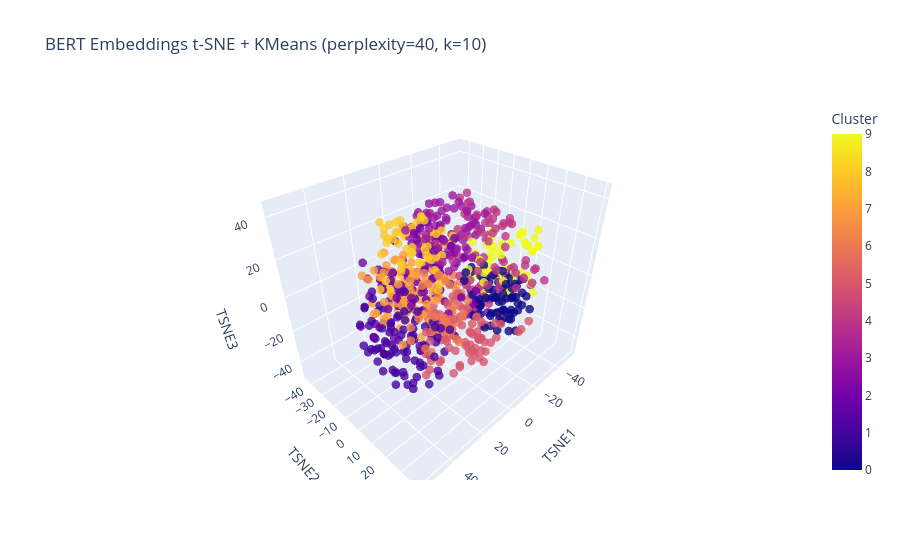

This figure's notebook cell:
### Code cell
vis_df = visualize_tsne_clusters_from_csv(
    csv_path="logic/results/bert_embeddings.csv",
    perplexity=40,
    n_clusters=10,
    max_points=800,
)

### Figure 1 — Plotly figure (JSON) as saved in the notebook; plotly's stock layout.template omitted (floating-point values rounded to 4 significant figures; data arrays with more than 128 entries replaced by an {"elided": "..."} marker saying what was removed)
{"data": [{"customdata": {"elided": "800x1 str values"}, "hovertemplate": "TSNE1=%{x}<br>TSNE2=%{y}<br>TSNE3=%{z}<br>text=%{customdata[0]}<br>Cluster=%{marker.color}<extra></extra>", "legendgroup": "", "marker": {"color": {"elided": "800 int values"}, "coloraxis": "coloraxis", "opacity": 0.8, "size": 5, "symbol": "circle"}, "mode": "markers", "name": "", "scene": "scene", "showlegend": false, "type": "scatter3d", "x": {"elided": "800 float values"}, "y": {"elided": "800 float values"}, "z": {"elided": "800 float values"}}], "layout": {"coloraxis": {"colorbar": {"title": {"text": "Cluster"}}, "colorscale": [[0, "#0d0887"], [0.1111, "#46039f"], [0.2222, "#7201a8"], [0.3333, "#9c179e"], [0.4444, "#bd3786"], [0.5556, "#d8576b"], [0.6667, "#ed7953"], [0.7778, "#fb9f3a"], [0.8889, "#fdca26"], [1, "#f0f921"]]}, "legend": {"tracegroupgap": 0}, "scene": {"domain": {"x": [0, 1], "y": [0, 1]}, "xaxis": {"title": {"text": "TSNE1"}}, "yaxis": {"title": {"text": "TSNE2"}}, "zaxis": {"title": {"text": "TSNE3"}}}, "title": {"text": "BERT Embeddings t-SNE + KMeans (perplexity=40, k=10)"}}}
